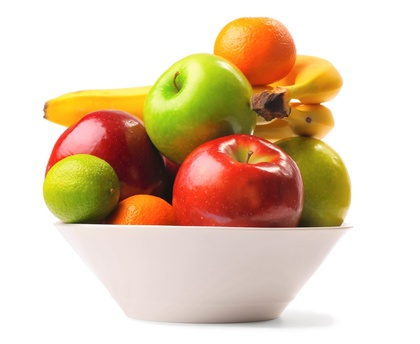
%> input picture Images/big-bowl-of-fruit.jpg, 420 x 344 px, shrunk from 1600 x 1312 before the run
$ octave canny_test.m   (GNU Octave 9; MATLAB toolbox functions it lacks are replaced by stand-ins)
%> lines starting %> are read from the running program, lines starting %| are printed output that depends on the picture; in (x1, y1, x2, y2) boxes, pixels count from 0 and x2, y2 are one past the last pixel; in counts of white or black regions, pixels touching at a corner belong together; the program's own positions count from 1
### canny_edge.m

function edge_I = canny_edge(image, sigma, high_thresh, low_thresh)
%> called with sigma = 2, high_thresh = 0.01, low_thresh = 0.008
I = im2double(image);
[h,w] = size(I);
%> h = 344; w = 420

% STEP 1. APPLY SMOOTH FILTER TO DENOISE, AND GET IMAGE DERIVATIVES.
% Gaussian Separable filter for smoothing.
filter_size = round(sigma) * 2 + 1; % roundup or down, make it odd.
one_d_gaussian = fspecial('gaussian', [1,filter_size], sigma);
temp = imfilter(I, one_d_gaussian, 'same');
smooth_I = imfilter(temp, one_d_gaussian', 'same');

% Image derivatives.
dx = imfilter(fspecial('gaussian',filter_size, sigma),[2 0 -2],'same'); % to exaggerate, multiplied 2 to [1 0 -1].
dy = imfilter(fspecial('gaussian',filter_size, sigma),[2 0 -2]','same');
img_dx = imfilter(smooth_I,dx);
img_dy = imfilter(smooth_I,dy);

% [13 lines of commented-out code are left out]
figure,
subplot(2,2,1), imshow(I), title('Original Image');
subplot(2,2,2), imshow(smooth_I), title('Smooth Filtered Image');
subplot(2,2,3), imshow(img_dx), title('X-Derivative Image');
subplot(2,2,4), imshow(img_dy), title('Y-Derivative Image'), pause;


% STEP 2. GRADIENT MAGNITUDE AND DIRECITON.
grad_mag = sqrt(img_dx.^2 + img_dy.^2);
grad_dir = atan2(img_dy,img_dx)*180/pi; % Convert it to degrees.

% STEP 3. Non-Max SUPPRESSION.
sup_im = zeros(h,w);
% Norm to each gradient direction categorization,
for r = 2 : h-1 % height: number of rows
    for c = 2 : w-1 % width: number of columns
        gd = grad_dir(r,c);

        if (gd >= -22.5 && gd < 22.5) || (gd >= 157.5 && gd <= 180) || (gd < -157.5 && gd >= -180)
            grad_dir(r,c) = 0;
        end
        if (gd >= 67.5 && gd < 112.5) || (gd < -67.5 && gd >= -112.5)
            grad_dir(r,c) = 90;
        end
        if (gd >= 22.5 && gd < 67.5) || (gd < -112.5 && gd >= -157.5)
            grad_dir(r,c) = 45;
        end
        if (gd < -22.5 && gd >= -67.5) || (gd >= 112.5 && gd < 157.5)
            grad_dir(r,c) = 135;
        end

        % if gradient direction is horizontal, then check vertical neighbors.
        if (grad_dir(r,c) == 0)
            if (grad_mag(r,c) < grad_mag(r,c-1) || grad_mag(r,c) < grad_mag(r,c+1))
                sup_im(r,c) = 0;
            else
                sup_im(r,c) = grad_mag(r,c);
            end
        end

        % if gradient direction is vertical, then check horizontal neighbors.
        if (grad_dir(r,c) == 90)
            if (grad_mag(r,c) < grad_mag(r-1,c) || grad_mag(r,c) < grad_mag(r+1,c))
                sup_im(r,c) = 0;
            else
                sup_im(r,c) = grad_mag(r,c);
            end
        end

        % if gradient direction in angle 45 or -135, look for two neighboring diagonal pixels.
        if (grad_dir(r,c) == 45)
            if (grad_mag(r,c) < grad_mag(r+1,c+1) || grad_mag(r,c) < grad_mag(r-1,c-1))
                sup_im(r,c) = 0;
            else
                sup_im(r,c) = grad_mag(r,c);
            end
        end

        % if gradient direction in angle 135 or -45, look for two neighboring diagonal pixels.
        if (grad_dir(r,c) == 135)
            if (grad_mag(r,c) < grad_mag(r-1,c+1) || grad_mag(r,c) < grad_mag(r+1,c-1))
                sup_im(r,c) = 0;
            else
                sup_im(r,c) = grad_mag(r,c);
            end
        end
    end
end

% mean(mean(sup_im))
% mean(max(sup_im))

% STEP 4. HYSTERESIS STEP.
edge_I = zeros(h,w);
for r = 1 : h
    for c = 1 : w
        if (sup_im(r,c) == 0) % Zero is zero.
            edge_I(r,c) = 0;
        elseif (sup_im(r,c) >= high_thresh) % First check for high threshold
            edge_I(r,c) = 1;
        elseif (sup_im(r,c) < low_thresh) % If it is less than low threshold, then ignore.
            edge_I(r,c) = 0;

            % If any pixel having low threshold in continuous edge, then 1.
        elseif (grad_dir(r,c) == 0)
            if (sup_im(r-1,c) >= low_thresh) || (sup_im(r+1,c) >= low_thresh)
                edge_I(r,c) = 1;
            end
        elseif (grad_dir(r,c) == 90)
            if (sup_im(r,c-1) >= low_thresh) || (sup_im(r-1,c+1) >= low_thresh)
                edge_I(r,c) = 1;
            end
        elseif (grad_dir(r,c) == 45)
            if (sup_im(r-1,c-1) >= low_thresh) || (sup_im(r+1,c+1) >= low_thresh)
                edge_I(r,c) = 1;
            end
        elseif (grad_dir(r,c) == 135)
            if (sup_im(r-1,c+1) >= low_thresh) || (sup_im(r+1,c-1) >= low_thresh)
                edge_I(r,c) = 1;
            end
        else
            edge_I(r,c) = 0;
        end
    end
end
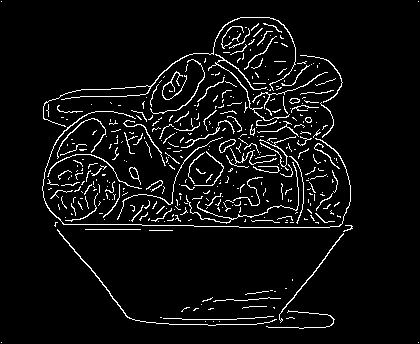
%> edge_I: size 344x420 double; values 0 (black) and 1 (white), 5.6% white in thin lines or dots

% Gradient Magnitude, Gradient Direction, Non-Max Suppressed, After Threshold
figure,
subplot(2,2,1), imshow(grad_mag), title('Gradient Magnitude');
subplot(2,2,2), imshow(grad_dir), title('Gradient Direction');
subplot(2,2,3), imshow(sup_im), title('Non-Max Suppressed');
subplot(2,2,4), imshow(edge_I), title('After Threshold Image'), pause;

### canny_test.m
big_apple = rgb2gray(imread('Images/big-bowl-of-fruit.jpg'));
sigma = 2;
high_thresh = 0.01;
low_thresh = 0.008;
apple_edge = canny_edge(big_apple,sigma,high_thresh,low_thresh);
figure, imshow(apple_edge), title('After Threshold Image'),pause;

small_apple = rgb2gray(imread('Images/bowl-of-fruit.jpg'));
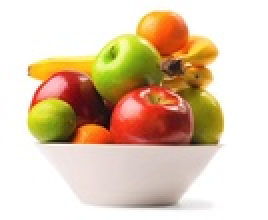
%> input picture Images/bowl-of-fruit.jpg, 134 x 110 px, shrunk from 512 x 419 before the run (shown 2 times larger)
%> small_apple: size 110x134 uint8; min 13, max 255, mean 205.4
sigma = 1;
high_thresh = 0.02;
low_thresh = 0.015;
small_apple_edge = canny_edge(small_apple,sigma,high_thresh,low_thresh);
%> after the loop in canny_edge (call 2), `for r = 1 : h`: edge_I: size 110x134 double; values 0 (black) and 1 (white), 10.3% white in thin lines or dots, all inside (x1, y1, x2, y2) = (13, 5, 112, 105)
figure, imshow(small_apple_edge), title('After Threshold Image'),pause;


roof = rgb2gray(imread('Images/houseedeg.tiff'));
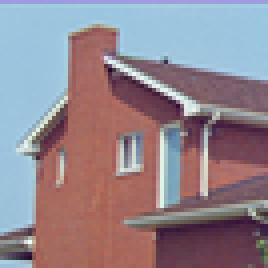
%> input picture Images/houseedeg.tiff, 67 x 67 px, shrunk from 256 x 256 before the run (shown 4 times larger)
%> roof: size 67x67 uint8; min 19, max 249, mean 138.2
sigma = 1;
high_thresh = 0.05;
low_thresh = 0.02;
roof_edge = canny_edge(roof,sigma,high_thresh,low_thresh);
%> call 3 of canny_edge, with sigma = 1, high_thresh = 0.05, low_thresh = 0.02
%> after the loop in canny_edge (call 3), `for r = 2 : h-1`:
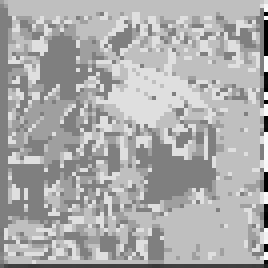
%> grad_dir: size 67x67 double (shown 4 times larger); min -180, max 180, mean 62.9; drawn with min black and max white
%> after the loop in canny_edge (call 3), `for r = 1 : h`:
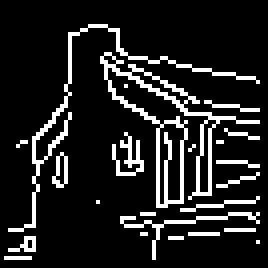
%> edge_I: size 67x67 double (shown 4 times larger); values 0 (black) and 1 (white), 13% white in thin lines or dots, all inside (x1, y1, x2, y2) = (1, 6, 65, 65)
figure, imshow(roof_edge), title('After Threshold Image'),pause;


ruler = imread('Images/ruler.512.tiff');
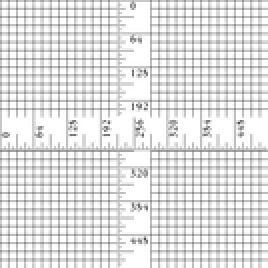
%> input picture Images/ruler.512.tiff, 134 x 134 px, shrunk from 512 x 512 before the run (shown 2 times larger)
%> ruler is the input picture: size 134x134 uint8; min 75, max 255, mean 224.2
sigma = 0.6;
high_thresh = 0.6;
low_thresh = 0.4;
ruler_edge = canny_edge(ruler,sigma,high_thresh,low_thresh);
%> call 4 of canny_edge, with sigma = 0.6, high_thresh = 0.6, low_thresh = 0.4
%> in canny_edge (call 4), `temp = imfilter(I, one_d_gaussian, 'same');`:
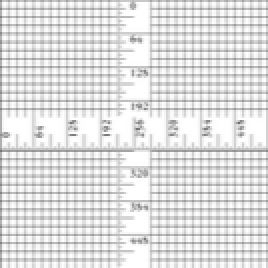
%> temp: size 134x134 double (shown 2 times larger); min 0.425, max 1, mean 0.877
figure, imshow(ruler_edge), title('After Threshold Image'),pause;
